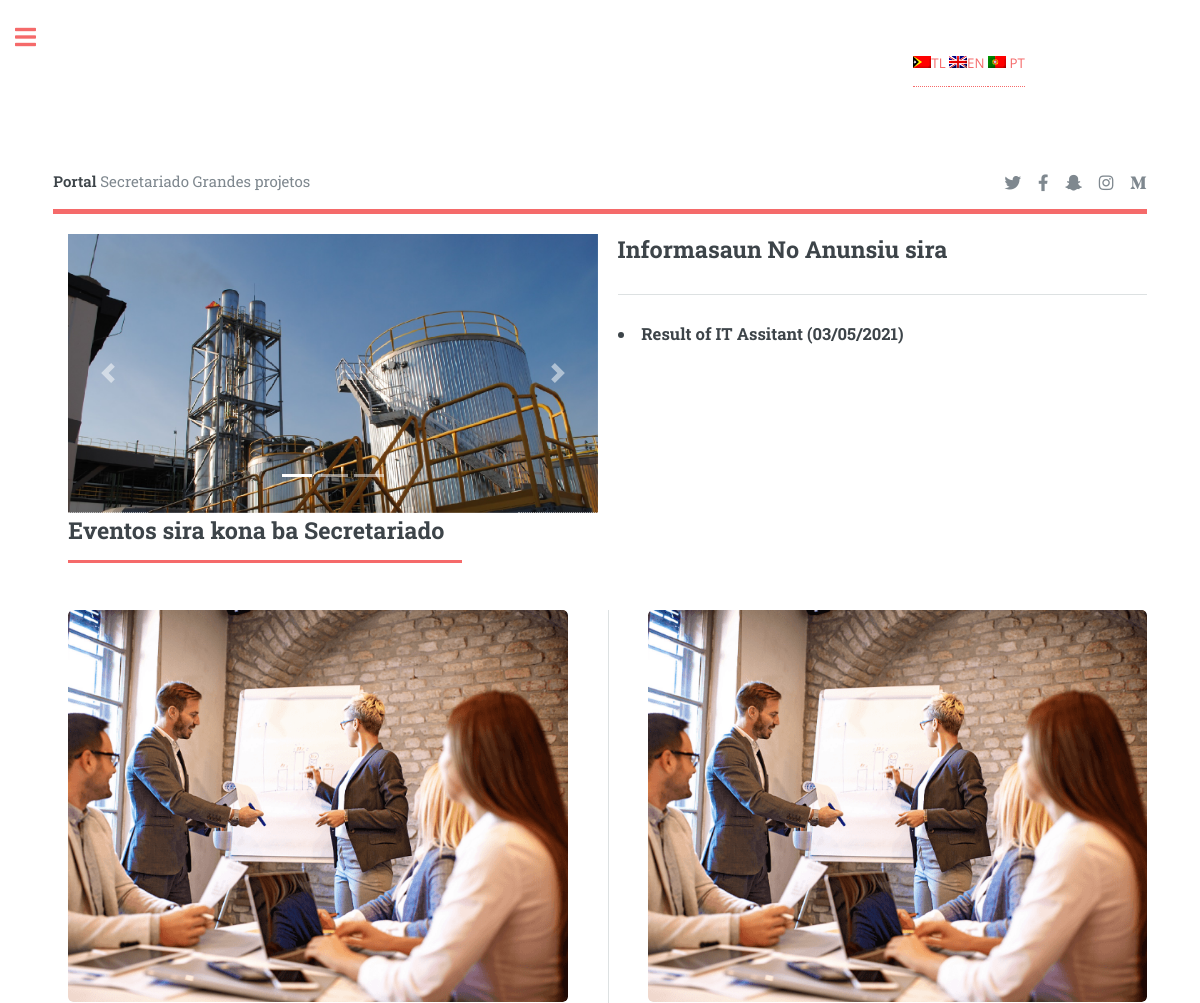
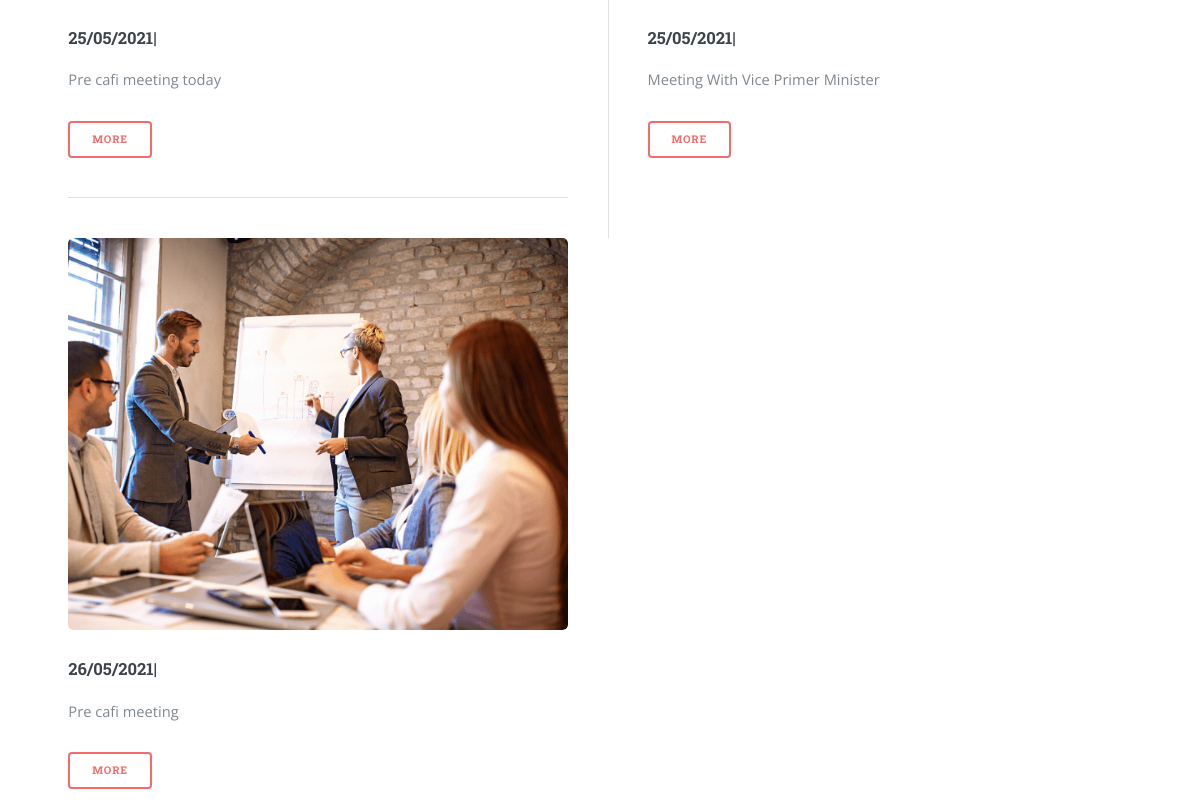
Screenshot of /tt/ with the database file from the repository (2 pictures, top to bottom).
### mpsapps/models.py (models this page shows, shortened)
class Anunsiu(models.Model):
    title = models.CharField(max_length=50)
    slug = models.SlugField(unique=True)
    image = models.ImageField(upload_to = 'anunsiu',)
    konteudu = RichTextUploadingField()
    data = models.DateField()

class Noticias(models.Model):
    title = models.CharField(max_length=50)
    slug = models.SlugField(unique=True)
    image = models.ImageField(upload_to='noticias')
    konteudu =RichTextUploadingField()
    data = models.DateField()

### mpsapps/views.py (the view)
# urls.py: path('', HomeView.as_view(), name='home'),
class HomeView(TemplateView):
    template_name ='mpsapps/home.html'
    def get_context_data(self, **kwargs):
        context = super().get_context_data(**kwargs)
        context['home_test'] = FundoModel.objects.all()
        context['noticias'] = Noticias.objects.all()
        context['anunsius'] = Anunsiu.objects.all()
        return context

### templates/mpsapps/home.html (shortened to what this page needs)
{% extends 'shared/base.html' %}
{% load i18n %}
{% block carousel_banner_section%}
<div class="row">
        <div class="col-lg">
            <section id="carrousel">
                <div id="carouselExampleIndicators" class="carousel slide" data-ride="carousel">
                    <ol class="carousel-indicators">
                    <li data-target="#carouselExampleIndicators" data-slide-to="0" class="active"></li>
                    <li data-target="#carouselExampleIndicators" data-slide-to="1"></li>
                    <li data-target="#carouselExampleIndicators" data-slide-to="2"></li>
                    </ol>
                    <div class="carousel-inner">
                    <div class="carousel-item active">
                        <img class="d-block w-100" src="/media/home_slide/slides/electricity-1.jpg" alt="First slide">
                    </div>
                    </div>
                    <a class="carousel-control-prev" href="#carouselExampleIndicators" role="button" data-slide="prev">
                    <span class="carousel-control-prev-icon" aria-hidden="true"></span>
                    </a>
                    <a class="carousel-control-next" href="#carouselExampleIndicators" role="button" data-slide="next">
                    <span class="carousel-control-next-icon" aria-hidden="true"></span>
                    </a>
                </div>
        </section>
    </div>
        <div class="col-lg">
            <section id="banner">
                <div class="content">
                    {% include 'mpsapps/anunsiu_vaga.html' %}
                </div>
            </section>
        </div>
        {% block other_section%}
					{% include 'mpsapps/noticias.html'%}
        {% endblock %}
    </div>
{% endblock %}

### templates/mpsapps/anunsiu_vaga.html
{% load i18n %}
<section>
        <h2>{%trans 'Information and Announcement'%}</h2>
        <hr>
        {% for anunsiu in anunsius%}
        {% if anunsiu%}
        <h3>
            <li><a href="anunsiu/{{anunsiu.slug}}">{{anunsiu.title}} ({{anunsiu.data|date:"d/m/Y"}})</a></li>
        </h3>
        {% else %}
            <p>There is no Announcement Yet</p>
        {% endif %}
        {%endfor%}
</section>

### templates/mpsapps/noticias.html
{% load i18n %}
<section>
        <header class="major">
            <h2>{%trans  'All Events about Secretariat' %}</h2>
        </header>
        <div class="posts">
                {% for noticia in noticias %}
            <article>
                <a href="events/{{noticia.slug}}" class="image"><img src="{{noticia.image.url}}" alt="" /></a>
                <h3>{{noticia.data|date:"d/m/Y"}}|</h3>
                <p>{{noticia.title}}</p>
                <ul class="actions">
                    <li><a href="events/{{noticia.slug}}" class="button">More</a></li>
                </ul>
            </article>
            {% endfor %}
        </div>
</section>

### static/assets/css/costume.css (style rules this page uses)
#carrousel { margin-top: 20px; }
#banner { margin-top: -62px }
.image { display: block; width: 100%; height: auto; }

### rows the page displays
Anunsiu: title "Result of IT Assitant", data "03/05/2021"
Noticias: image (picture), data "25/05/2021", title "Pre cafi meeting today"
Noticias: image (picture), data "25/05/2021", title "Meeting With Vice Primer Minister"
Noticias: image (picture), data "26/05/2021", title "Pre cafi meeting"
